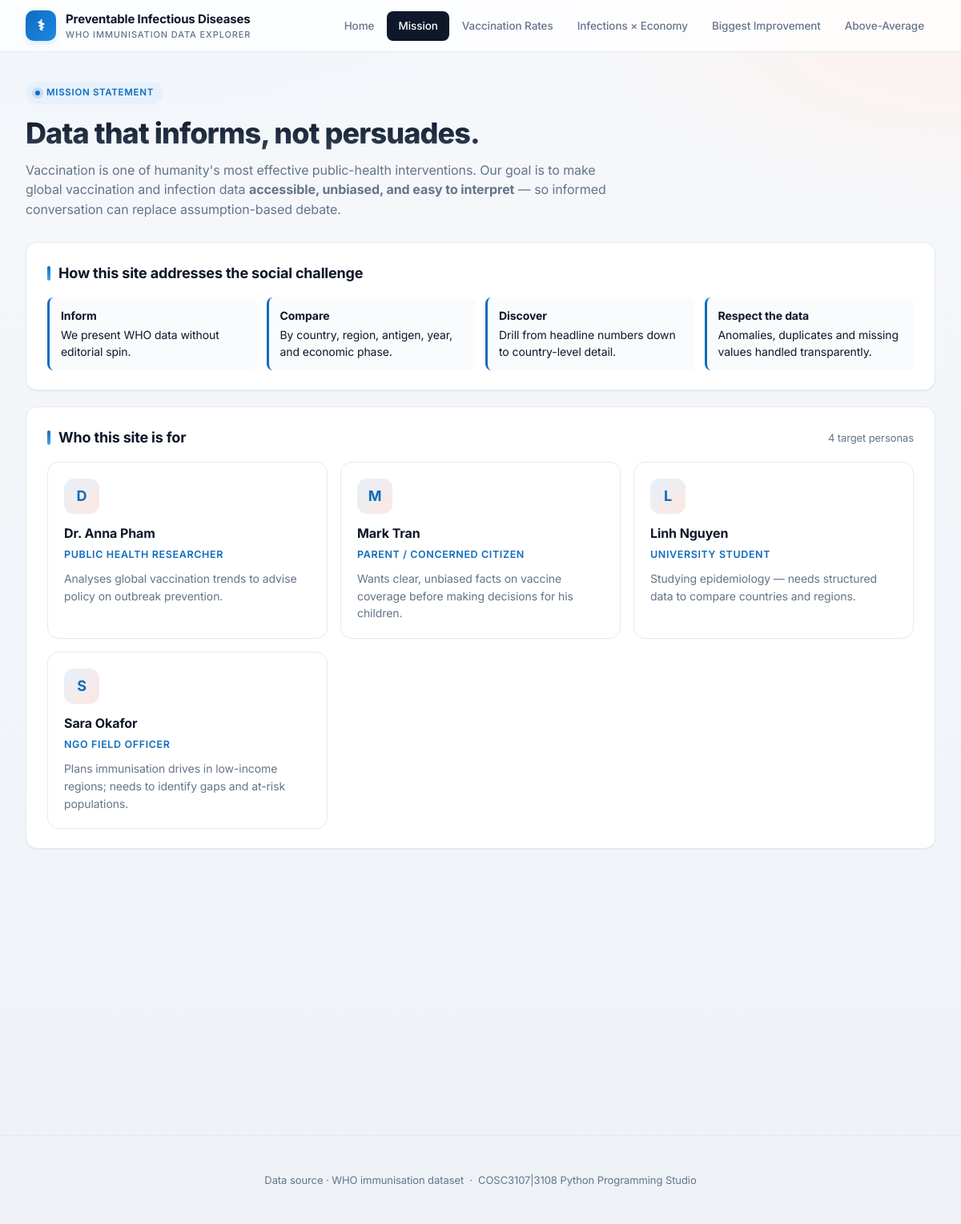
Page /mission on the committed database.
### tables this page shows
CREATE TABLE Persona (
    persona_id INTEGER PRIMARY KEY AUTOINCREMENT,
    name TEXT NOT NULL,
    role TEXT,
    description TEXT
);

### app.py (the view)
@app.route("/mission")
def mission():
    personas = query("SELECT name, role, description FROM Persona ORDER BY persona_id")
    team = query("SELECT name, student_number FROM TeamMember ORDER BY member_id")
    return render_template("mission.html", personas=personas, team=team)

### app.py (called while the page is built)
def get_db():
    db = getattr(g, "_db", None)
    if db is None:
        db = g._db = sqlite3.connect(DB_PATH)
        db.row_factory = sqlite3.Row
    return db

def query(sql, args=()):
    cur = get_db().execute(sql, args)
    rows = cur.fetchall()
    cur.close()
    return rows

### templates/mission.html (shortened to what this page needs)
{% extends "base.html" %}
{% block content %}
<span class="eyebrow">Mission Statement</span>
<h1>Data that informs, not persuades.</h1>
<p class="lead">
  Vaccination is one of humanity's most effective public-health interventions.
  Our goal is to make global vaccination and infection data
  <strong>accessible, unbiased, and easy to interpret</strong> — so informed
  conversation can replace assumption-based debate.
</p>
<div class="panel">
  <div class="panel-head">
    <h2>How this site addresses the social challenge</h2>
  </div>
  <ul class="mission-list">
    <li><strong>Inform</strong>We present WHO data without editorial spin.</li>
    <li><strong>Compare</strong>By country, region, antigen, year, and economic phase.</li>
    <li><strong>Discover</strong>Drill from headline numbers down to country-level detail.</li>
    <li><strong>Respect the data</strong>Anomalies, duplicates and missing values handled transparently.</li>
  </ul>
</div>
<div class="panel">
  <div class="panel-head">
    <h2>Who this site is for</h2>
    <div class="meta">{{ personas|length }} target personas</div>
  </div>
  <div class="persona-grid">
    {% for p in personas %}
      <div class="persona">
        <div class="avatar">{{ p.name[:1] }}</div>
        <h4>{{ p.name }}</h4>
        <div class="role">{{ p.role }}</div>
        <p>{{ p.description }}</p>
      </div>
    {% endfor %}
  </div>
</div>
{% endblock %}

### rows in the picture
Persona: name "D", name "Dr. Anna Pham", role "PUBLIC HEALTH RESEARCHER", description "Analyses global vaccination trends to advise policy on outbreak prevention."
Persona: name "M", name "Mark Tran", role "PARENT / CONCERNED CITIZEN", description "Wants clear, unbiased facts on vaccine coverage before making decisions for his children."
Persona: name "L", name "Linh Nguyen", role "UNIVERSITY STUDENT", description "Studying epidemiology — needs structured data to compare countries and regions."
Persona: name "S", name "Sara Okafor", role "NGO FIELD OFFICER", description "Plans immunisation drives in low-income regions; needs to identify gaps and at-risk populations."

### other values in the picture
{{ personas|length }} "4"
